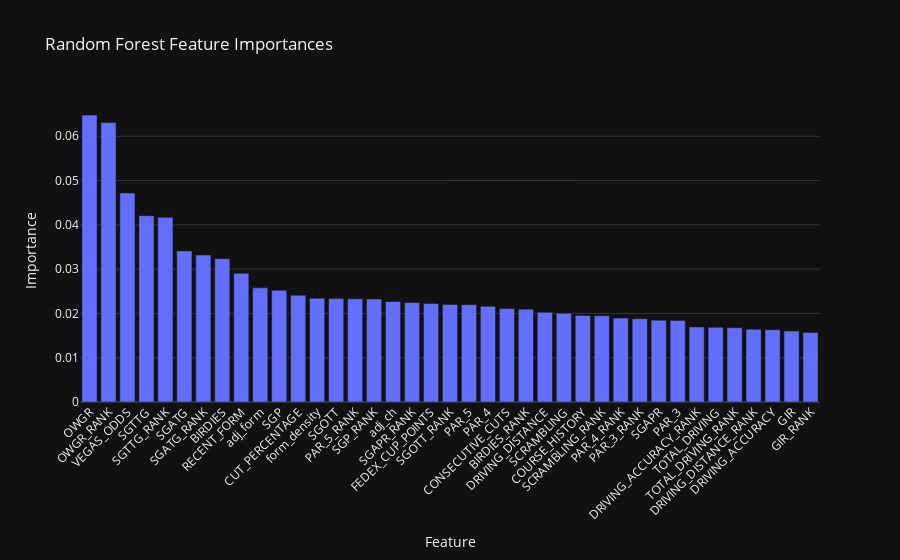

The notebook cell saved with this chart:
### Markdown cell above
Random Forest Training & Feature Importance

Now we train on all the data (no longer cross-validation folds) and extract the feature importance to see how it compares with linear correlations.

### Code cell
from sklearn.ensemble import RandomForestClassifier
from sklearn.calibration import CalibratedClassifierCV
from sklearn.preprocessing import StandardScaler
from imblearn.pipeline import Pipeline
from imblearn.over_sampling import SMOTE
from imblearn.under_sampling import RandomUnderSampler
import pandas as pd
import plotly.express as px

# === Resample the full dataset ===
over = SMOTE(sampling_strategy=0.5, k_neighbors=3)
under = RandomUnderSampler(sampling_strategy=0.5)
resample_pipeline = Pipeline([("o", over), ("u", under)])
X_all_resampled, y_all_resampled = resample_pipeline.fit_resample(
    training_df[feature_cols], training_df["TOP_20"]
)

# === Standardize ===
scaler = StandardScaler()
X_all_scaled = scaler.fit_transform(X_all_resampled)

# === Train Calibrated Random Forest ===
base_rf = RandomForestClassifier(random_state=42)
final_model = CalibratedClassifierCV(estimator=base_rf, method="sigmoid", cv=5)
final_model.fit(X_all_scaled, y_all_resampled)

# === Aggregate feature importances across all CV folds ===
all_importances = np.array([
    est.estimator.feature_importances_ for est in final_model.calibrated_classifiers_
])
mean_importance = all_importances.mean(axis=0)

importance_df = pd.DataFrame({
    "Feature": feature_cols,
    "Importance": mean_importance
}).sort_values(by="Importance", ascending=False)

# === Plot feature importances ===
fig = px.bar(
    importance_df,
    x="Feature",
    y="Importance",
    title="Random Forest Feature Importances",
    template="plotly_dark"
)
fig.update_layout(xaxis_tickangle=-45)
fig.show()

### Figure 1 — Plotly figure (JSON) as saved in the notebook; plotly's stock layout.template omitted (floating-point values rounded to 4 significant figures)
{"data": [{"hovertemplate": "Feature=%{x}<br>Importance=%{y}<extra></extra>", "legendgroup": "", "marker": {"color": "#636efa", "pattern": {"shape": ""}}, "name": "", "orientation": "v", "showlegend": false, "textposition": "auto", "type": "bar", "x": ["OWGR", "OWGR_RANK", "VEGAS_ODDS", "SGTTG", "SGTTG_RANK", "SGATG", "SGATG_RANK", "BIRDIES", "RECENT_FORM", "adj_form", "SGP", "CUT_PERCENTAGE", "form_density", "SGOTT", "PAR_5_RANK", "SGP_RANK", "adj_ch", "SGAPR_RANK", "FEDEX_CUP_POINTS", "SGOTT_RANK", "PAR_5", "PAR_4", "CONSECUTIVE_CUTS", "BIRDIES_RANK", "DRIVING_DISTANCE", "SCRAMBLING", "COURSE_HISTORY", "SCRAMBLING_RANK", "PAR_4_RANK", "PAR_3_RANK", "SGAPR", "PAR_3", "DRIVING_ACCURACY_RANK", "TOTAL_DRIVING", "TOTAL_DRIVING_RANK", "DRIVING_DISTANCE_RANK", "DRIVING_ACCURACY", "GIR", "GIR_RANK"], "xaxis": "x", "y": [0.06477, 0.06312, 0.04719, 0.04207, 0.0417, 0.03412, 0.03319, 0.03234, 0.02906, 0.02578, 0.02521, 0.02413, 0.02343, 0.02338, 0.0233, 0.02325, 0.02269, 0.02247, 0.02226, 0.02201, 0.02198, 0.0216, 0.02111, 0.02096, 0.02024, 0.02003, 0.01953, 0.01946, 0.01895, 0.01879, 0.01847, 0.0184, 0.01695, 0.01687, 0.01676, 0.01641, 0.01632, 0.016, 0.01571], "yaxis": "y"}], "layout": {"barmode": "relative", "legend": {"tracegroupgap": 0}, "title": {"text": "Random Forest Feature Importances"}, "xaxis": {"anchor": "y", "domain": [0, 1], "tickangle": -45, "title": {"text": "Feature"}}, "yaxis": {"anchor": "x", "domain": [0, 1], "title": {"text": "Importance"}}}}
